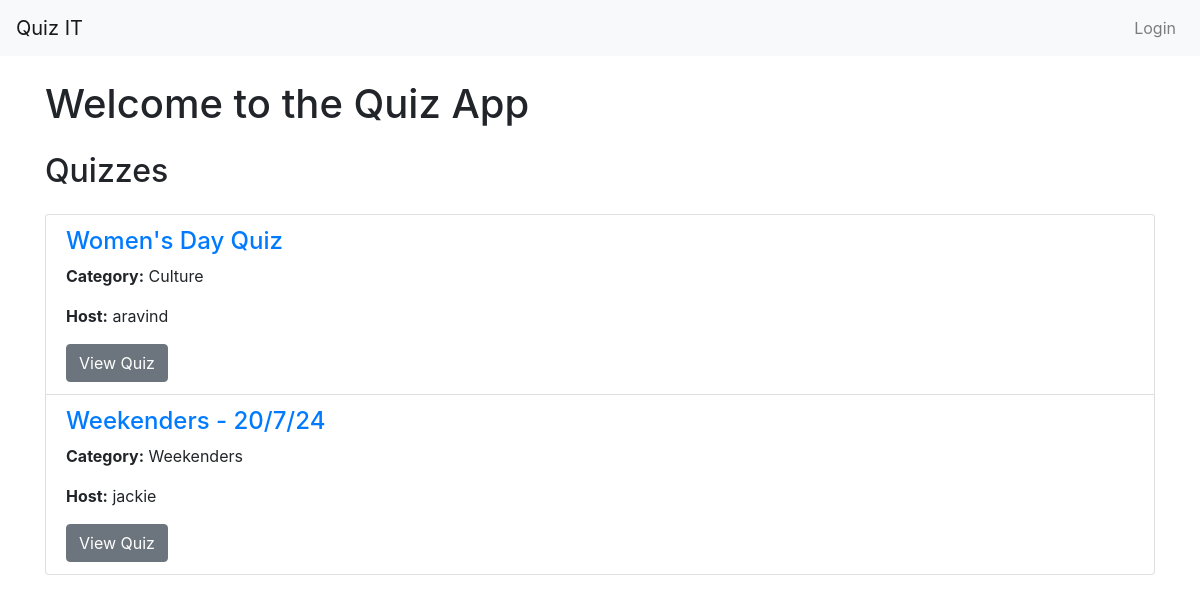
The page / on the database its author committed.
### quiz/models.py (models this page shows, shortened)
class Quiz(models.Model):
    title = models.CharField(max_length=255)
    description = models.CharField(max_length=300)
    category = models.CharField(max_length=255)
    number_of_questions = models.IntegerField(default=0)
    host = models.ForeignKey(User, on_delete=models.CASCADE)

### quiz/views.py (the view)
# urls.py: 2. Add a URL to urlpatterns:  path('', Home.as_view(), name='home')
def Home(request):
    quizzes=Quiz.objects.all()
    context={'quizzes':quizzes}
    return render(request, 'home.html',context)

### quiz/templates/home.html (shortened to what this page needs)
{% extends "main.html" %}
{% block content%}
    <div class="container mt-4">
        <h1>Welcome to the Quiz App</h1>
        <h2 class="mt-4">Quizzes</h2>
        <ul class="list-group mt-4">
            {% for quiz in quizzes %}
                <li class="list-group-item">
                    <h4><a href="{% url 'quiz-room' quiz.id %}">{{ quiz.title }}</a></h4>
                    <p><strong>Category:</strong> {{ quiz.category }}</p>
                    <p><strong>Host:</strong> {{ quiz.host.username }}</p>
                    <a href="{% url 'quiz-room' quiz.id %}" class="btn btn-secondary">View Quiz</a>
                </li>
            {% endfor %}
        </ul>
    </div>
{% endblock content %}

### rows shown on the page
Quiz: title "Women's Day Quiz", category "Culture", host.username "aravind"
Quiz: title "Weekenders - 20/7/24", category "Weekenders", host.username "jackie"
